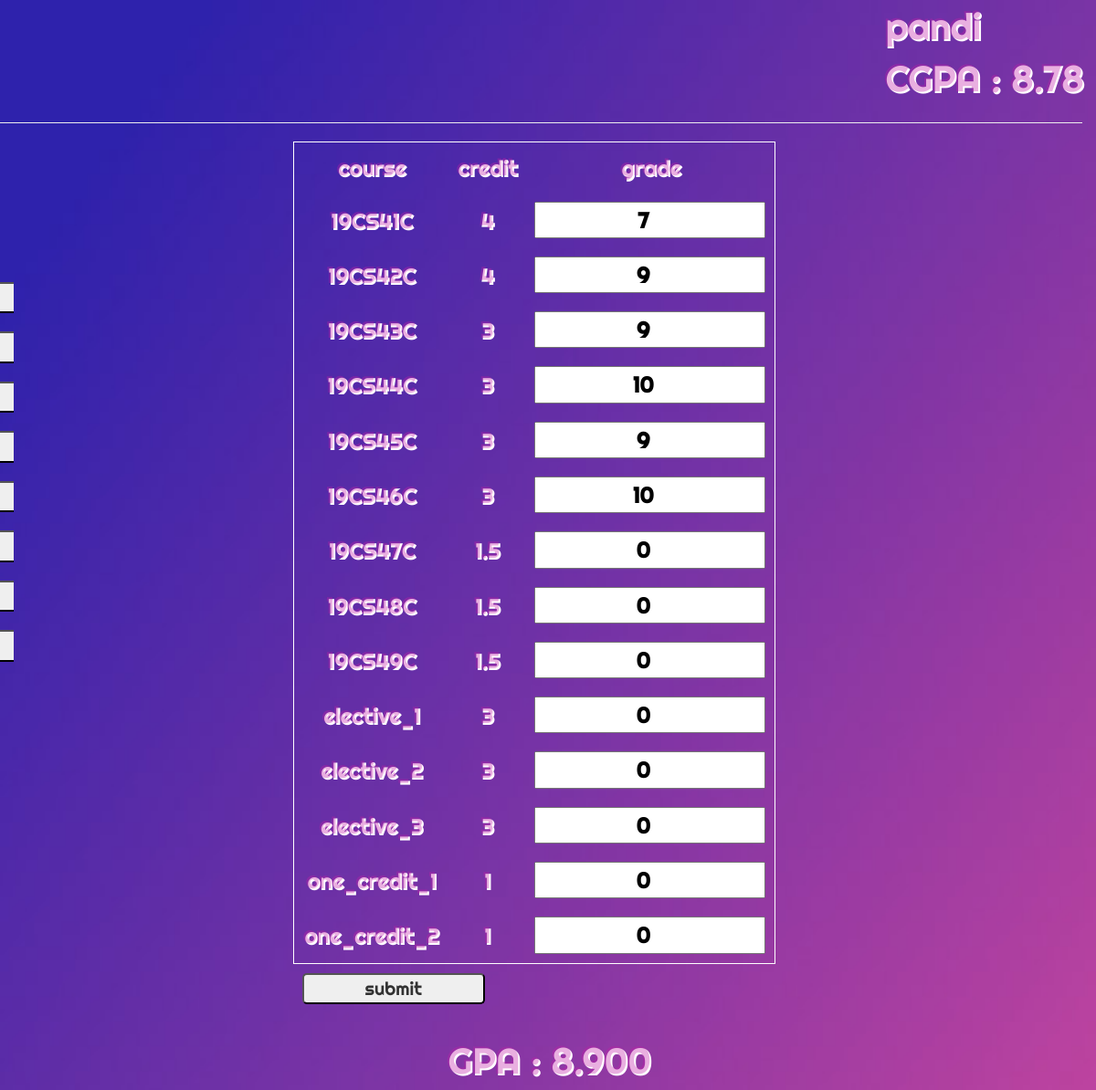
The page /dashboard4.php?name=2012052 on the database its author committed.
### tables this page shows
CREATE TABLE `sem4` (
  `name` varchar(30) NOT NULL,
  `reg_no` varchar(30) NOT NULL,
  `19CS41C` int(30) NOT NULL,
  `19CS42C` int(30) NOT NULL,
  `19CS43C` int(30) NOT NULL,
  `19CS44C` int(30) NOT NULL,
  `19CS45C` int(30) NOT NULL,
  `19CS46C` int(30) NOT NULL,
  `19CS47C` int(30) NOT NULL,
  `19CS48C` int(30) NOT NULL,
  `19CS49C` int(30) NOT NULL,
  `elective_1` int(30) NOT NULL,
  `elective_2` int(30) NOT NULL,
  `elective_3` int(30) NOT NULL,
  `one_credit_1` int(30) NOT NULL,
  `one_credit_2` int(30) NOT NULL,
  `gpa` decimal(30,3) NOT NULL
);

### dashboard4.php (the view, shortened to what this page needs)
<!DOCTYPE html>
<?php
$servername = "sql104.infinityfree.com";
    $username = "if0_34376999";
    $password = "BJsLSq514Wgpk";
    $dbname = "if0_34376999_cgpa";
    $conn = mysqli_connect($servername, $username, $password, $dbname); if ($conn->connect_error) {
     die("Connection failed: " . $conn->connect_error);
 }
 else {
 }
$arr1=[
    '19SH11C' => 2,
    '19SH12C' => 4,
    '19SH13C' => 2,
    '19SH14C' => 2,
    '19CS11C' => 3,
    '19CS12C' => 3,
    '19SH16C' => 1.5,
    '19CS13C' => 2,
    'elective_1'=>3,
    'elective_2'=>3,
    'elective_3'=>3,
    'one_credit_1'=>1,
    'one_credit_2'=>1,
];
$sql = "SELECT * FROM semm1 where reg_no='".$_GET['name']."'";
$result = mysqli_query($conn, $sql);
$row = mysqli_fetch_assoc($result);
$sum1=0;
$tot1=0;
foreach ($arr1 as $k => $v){
    if($row[$k]*$arr1[$k]!=0){
        $sum1+=$row[$k]*$arr1[$k];
        $tot1+=$arr1[$k];
    }
}
$arr2=[
    '19CS21C' => 2,
    '19CS22C' => 4,
    '19CS23C' => 2,
    '19CS24C' => 2,
    '19CS25C' => 3,
    '19SH15C' => 4,
    '19CS26C' => 1.5,
    '19CS27C' => 2,
    '19GN01C' => 2,
    'elective_1'=>3,
    'elective_2'=>3,
    'elective_3'=>3,
    'one_credit_1'=>1,
    'one_credit_2'=>1
];
$sql = "SELECT * FROM sem2 where reg_no='".$_GET['name']."'";
$result = mysqli_query($conn, $sql);
$row = mysqli_fetch_assoc($result);
$sum2=0;
$tot2=0;
foreach ($arr2 as $k => $v){
    if($row[$k]*$arr2[$k]!=0){
        $sum2+=$row[$k]*$arr2[$k];
        $tot2+=$arr2[$k];
    }
}
$arr3=[
    '19CS31C' => 4,
    '19CS32C' => 3,
    '19CS33C' => 3,
    '19CS34C' => 3,
    '19CS35C' => 4,
    '19CS36C' => 3,
    '19MC01C' => 0,
    '19CS37C' => 2,
    '19CS38C' => 2,
    '19CS39C'=>1,
    'elective_1'=>3,
    'elective_2'=>3,
    'elective_3'=>3,
    'one_credit_1'=>1,
    'one_credit_2'=>1,
    'one_credit_3'=>1
];
$sql = "SELECT * FROM sem3 where reg_no='".$_GET['name']."'";
$result = mysqli_query($conn, $sql);
$row = mysqli_fetch_assoc($result);
$sum3=0;
$tot3=0;
foreach ($arr3 as $k => $v){
    if($row[$k]*$arr3[$k]!=0){
        $sum3+=$row[$k]*$arr3[$k];
        $tot3+=$arr3[$k];
    }
    }
$arr4=[
    '19CS41C' => 4,
    '19CS42C' => 4,
    '19CS43C' => 3,
    '19CS44C' => 3,
    '19CS45C' => 3,
    '19CS46C' => 3,
    '19CS47C' => 1.5,
    '19CS48C' => 1.5,
    '19CS49C'=>1.5,
    'elective_1'=>3,
    'elective_2'=>3,
    'elective_3'=>3,
    'one_credit_1'=>1,
    'one_credit_2'=>1
];
$sql = "SELECT * FROM sem4 where reg_no='".$_GET['name']."'";
$result = mysqli_query($conn, $sql);
$row = mysqli_fetch_assoc($result);
$sum4=0;
$tot4=0;
foreach ($arr4 as $k => $v){
    if($row[$k]*$arr4[$k]!=0){
        $sum4+=$row[$k]*$arr4[$k];
        $tot4+=$arr4[$k];
    }
    }
$arr5=[
    '19CS51C' => 4,
    '19CS52C' => 4,
    '19CS53C' => 3,
    '19CS54C' => 3,
    '19CS55C' => 3,
    '19MC02C' => 0,
    '19CS56C' => 1.5,
    '19CS57C' => 1.5,
    '19CS58C'=>1,
    'elective_1'=>3,
    'elective_2'=>3,
    'elective_3'=>3,
    'one_credit_1'=>1,
    'one_credit_2'=>1
];
$sql = "SELECT * FROM sem5 where reg_no='".$_GET['name']."'";
$result = mysqli_query($conn, $sql);
$row = mysqli_fetch_assoc($result);
$sum5=0;
$tot5=0;
foreach ($arr5 as $k => $v){
    if($row[$k]*$arr5[$k]!=0){
        $sum5+=$row[$k]*$arr5[$k];
        $tot5+=$arr5[$k];
    }
    }
$arr6=[
    '19CS61C' => 3,
    '19CS62C' => 4,
    '19CS63C' => 3,
    '19CS64C' => 2,
    '19CS65C' => 1.5,
    '19CS66C' => 1,
    '19CS67C'=>2,
    'elective_1'=>3,
    'elective_2'=>3,
    'elective_3'=>3,
    'one_credit_1'=>1,
    'one_credit_2'=>1
];
$sql = "SELECT * FROM sem6 where reg_no='".$_GET['name']."'";
$result = mysqli_query($conn, $sql);
$row = mysqli_fetch_assoc($result);
$sum6=0;
$tot6=0;
foreach ($arr6 as $k => $v){
    if($row[$k]*$arr6[$k]!=0){
        $sum6+=$row[$k]*$arr6[$k];
        $tot6+=$arr6[$k];
    }
    }
$arr7=[
    '19CS71C' => 1,
    '19CS72C'=>3,
    'elective_1'=>3,
    'elective_2'=>3,
    'elective_3'=>3,
    'one_credit_1'=>1,
    'one_credit_2'=>1
];
$sql = "SELECT * FROM sem7 where reg_no='".$_GET['name']."'";
$result = mysqli_query($conn, $sql);
$row = mysqli_fetch_assoc($result);
$sum7=0;
$tot7=0;
foreach ($arr7 as $k => $v){
    if($row[$k]*$arr7[$k]!=0){
        $sum7+=$row[$k]*$arr7[$k];
        $tot7+=$arr7[$k];
    }
    }
$arr8=[
    '19CS81C' => 6,
     '19CS82C'=>2,
    'elective_1'=>3,
    'elective_2'=>3,
    'elective_3'=>3,
    'one_credit_1'=>1,
    'one_credit_2'=>1
];
$sql = "SELECT * FROM sem8 where reg_no='".$_GET['name']."'";
$result = mysqli_query($conn, $sql);
$row = mysqli_fetch_assoc($result);
$sum8=0;
$tot8=0;
foreach ($arr8 as $k => $v){
    if($row[$k]*$arr8[$k]!=0){
        $sum8+=$row[$k]*$arr8[$k];
        $tot8+=$arr8[$k];
    }
    }
$cgpa=0;
$sum=$sum1+$sum2+$sum3+$sum4+$sum5+$sum6+$sum7+$sum8;
$tot=$tot1+$tot2+$tot3+$tot4+$tot5+$tot6+$tot7+$tot8;
if($tot!=0)
$cgpa=$sum/$tot;
?>
<html lang="en">
            <?php
$servername = "sql104.infinityfree.com";
    $username = "if0_34376999";
    $password = "BJsLSq514Wgpk";
    $dbname = "if0_34376999_cgpa";
    $conn = mysqli_connect($servername, $username, $password, $dbname);
            ?>
            <?php
                $arr2=[
                    '19CS41C' => 4,
                    '19CS42C' => 4,
                    '19CS43C' => 3,
                    '19CS44C' => 3,
                    '19CS45C' => 3,
                    '19CS46C' => 3,
                    '19CS47C' => 1.5,
                    '19CS48C' => 1.5,
                    '19CS49C'=>1.5,
                    'elective_1'=>3,
                    'elective_2'=>3,
                    'elective_3'=>3,
                    'one_credit_1'=>1,
                    'one_credit_2'=>1
                ];
                $sql = "SELECT * FROM sem4 where reg_no='".$_GET['name']."'";
                $result = mysqli_query($conn, $sql);
                $row = mysqli_fetch_assoc($result);
                $gpa=$row["gpa"];
                ?>
<head>
    <link rel="stylesheet" href="https://maxcdn.bootstrapcdn.com/bootstrap/3.4.1/css/bootstrap.min.css">
</head>
<body>
    <div class="row">
    <div class="head" id="stu_name">
        <?php
        echo $row['name']."<br>CGPA : ".number_format((float)$cgpa, 2, '.', '');;
        ?>
    </div>
    </div>
    <div class="row">
        <hr>
    </div>
    <div class="row">
    <div class="semselect">
    <a href="/tutor_cgpa/tutor_cgpa/dashboard1d.php?name=<?php echo $_GET["name"] ?>"><button id="sem1" onclick="sem_1()">Sem 1</button></a>
    <a href="/tutor_cgpa/tutor_cgpa/dashboard2.php?name=<?php echo $_GET["name"] ?>"><button id="sem4" onclick="sem_2()">Sem 2</button></a>
    <a href="/tutor_cgpa/tutor_cgpa/dashboard3.php?name=<?php echo $_GET["name"] ?>"><button id="sem4" onclick="sem_3()">Sem 3</button></a>
       <button id="sem4" onclick="sem_4()">Sem 4</button>
        <a href="/tutor_cgpa/tutor_cgpa/dashboard5.php?name=<?php echo $_GET["name"] ?>"><button id="sem5" onclick="sem_5()">Sem 5</button></a>
        <a href="/tutor_cgpa/tutor_cgpa/dashboard6.php?name=<?php echo $_GET["name"] ?>"><button id="sem6" onclick="sem_6()">Sem 6</button></a>
        <a href="/tutor_cgpa/tutor_cgpa/dashboard7.php?name=<?php echo $_GET["name"] ?>"><button id="sem7" onclick="sem_7()">Sem 7</button></a>
        <a href="/tutor_cgpa/tutor_cgpa/dashboard8.php?name=<?php echo $_GET["name"] ?>"><button id="sem8" onclick="sem_8()">Sem 8</button></a>
    </div>
    </div>
    <div id="abc">
    <div class="row" style="display: flex; justify-content: center;">
    <div id="sampp">
        <table id="samptt">
            <tr>
                <th>course</th>
                <th>credit</th>
                <th>grade</th>
            </tr>
            <?php
                $sql = "SELECT * FROM sem4 where reg_no='".$_GET['name']."'";
                $result = mysqli_query($conn, $sql);
                $row = mysqli_fetch_assoc($result);
                ?>
            <form method="post" action="/tutor_cgpa/tutor_cgpa/dashboard4.php?name=<?php echo $_GET["name"] ?>&sem=sem4">
            <?php    foreach ($arr2 as $k => $v) {  ?>
            <tr>
                <td><?php echo $k ?></td>
                <td><?php echo $v ?></td>
                <td><input type="number" name="<?php echo $k ?>"  id=<?php echo "'".$k."'" ?> value=<?php echo $row[$k] ?> /></td>
            </tr>
            <?php } ?>
            </table>
            <input type="submit" value="submit"/><p id="gpa"></p>
        </div>
    </div>
</div>
<div class="calci" style="width:100%; text-align:center">
        <h1 id="gpaa">GPA : <?php echo $gpa ?></h1>
</div>
</body>
</html>

### dashboard4.php (style rules this page uses)
.row { width: 100%; }
#gpaa { font-family: 'Righteous', cursive; font-size: 30pt; font-weight: bolder; color: rgba(194, 32, 167, 0.356); text-shadow: 2px 2px white; }
body { background: url("bg.png"); background-attachment: fixed; background-repeat: no-repeat; background-size: cover; }
.head { float: right; font-family: 'Righteous', cursive; font-size: 30pt; font-weight: bolder; color: rgba(194, 32, 167, 0.356); text-shadow: 2px 2px white; }
button,input[type="submit"] { width: 200px; margin: 10px; text-align: center; border-radius: 5px; font-size: 15pt; font-family: 'Righteous', cursive; }
td > input { color : black; text-align : center; }
.semselect { top: 25%; width: 30px; position: fixed; height: 100vh; overflow-x : hidden; }
tr,th,td { text-align:center; padding: 10px; font-family: 'Righteous', cursive; font-size: 18pt; font-weight: bold; color: rgba(194, 32, 167, 0.356); text-shadow: 2px 2px white; }
table { border: 1px solid white; width: 70%; }

### rows shown on the page
sem4: name "pandi", 19CS41C "7", 19CS42C "9", 19CS43C "9", 19CS44C "10", 19CS45C "9", 19CS46C "10", 19CS47C "0", 19CS48C "0", 19CS49C "0", elective_1 "0", elective_2 "0", elective_3 "0", one_credit_1 "0", one_credit_2 "0", gpa "8.900"

### other values the page prints
$cgpa "8.78"
$k "19CS41C"
$v "4"
$k "19CS42C"
$k "19CS43C"
$v "3"
$k "19CS44C"
$k "19CS45C"
$k "19CS46C"
$k "19CS47C"
$v "1.5"
$k "19CS48C"
$k "19CS49C"
$k "elective_1"
$k "elective_2"
